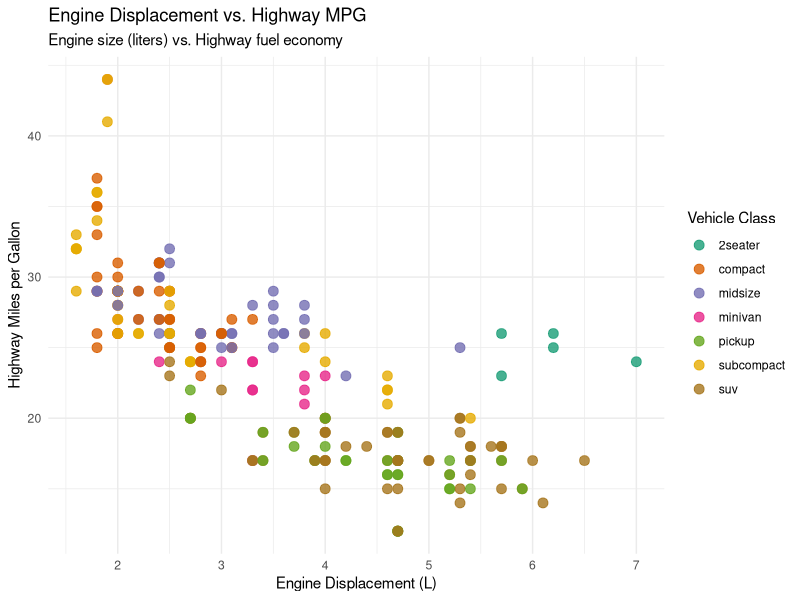

Here is the R script that generated this plot:
## ---- chunk 1
suppressPackageStartupMessages(library(tidyverse))
## ---- chunk 2
#| label: fig-mpg
#| fig-cap: "Engine displacement vs. Highway miles per gallon by car class"
#| warning: false
#| message: false

ggplot(mpg, aes(x = displ, y = hwy, color = class)) +
  geom_point(size = 3, alpha = 0.8) +
  theme_minimal() +
  labs(
    title = "Engine Displacement vs. Highway MPG",
    subtitle = "Engine size (liters) vs. Highway fuel economy",
    x = "Engine Displacement (L)",
    y = "Highway Miles per Gallon",
    color = "Vehicle Class"
  ) +
  scale_color_brewer(palette = "Dark2")
